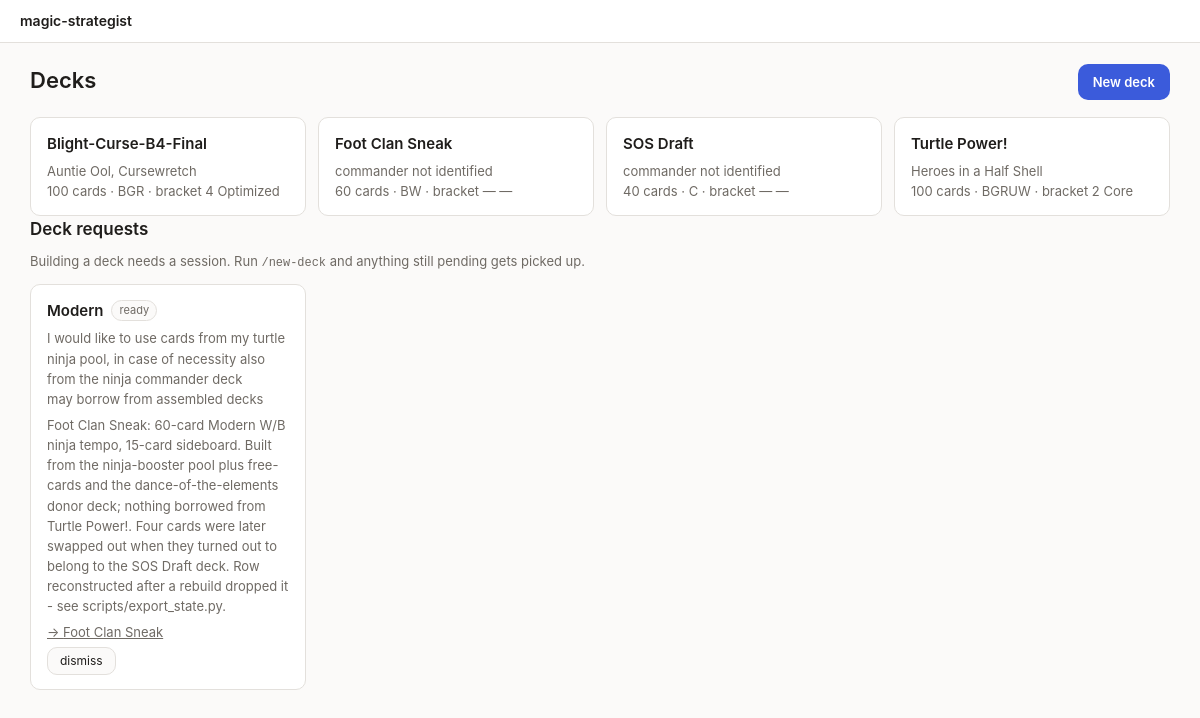
The page / on the database its author committed.
### tables this page shows
CREATE TABLE decks (
    id                  INTEGER PRIMARY KEY,
    location_id         INTEGER NOT NULL UNIQUE REFERENCES locations(id) ON DELETE CASCADE,
    slug                TEXT NOT NULL UNIQUE,
    name                TEXT NOT NULL,
    commander_oracle_id TEXT REFERENCES cards(oracle_id),
    partner_oracle_id   TEXT REFERENCES cards(oracle_id),
    color_identity      TEXT,
    -- commander | pdh | modern | pauper | limited. See scripts/formats.py; the size
    -- and singleton rules differ, so nothing may assume "100 and singleton".
    format              TEXT NOT NULL DEFAULT 'commander'
                        CHECK (format IN ('commander', 'pdh', 'modern', 'pauper', 'limited')),
    target_bracket      INTEGER CHECK (target_bracket BETWEEN 1 AND 5),
    is_registered       INTEGER NOT NULL DEFAULT 0,
    -- active: kept assembled and held to exactly 100.
    -- donor:  cannibalised for parts. Its cards count as available inventory,
    --         its list is not held to 100, and it makes no claim on a card
    --         that an active deck also wants.
    -- retired: kept for the record only.
    -- draft: generated from a deck_request and not yet accepted.
    status              TEXT NOT NULL DEFAULT 'active'
                        CHECK (status IN ('active', 'donor', 'retired', 'draft')),
    notes               TEXT
);

CREATE TABLE cards (
    oracle_id        TEXT PRIMARY KEY,
    name             TEXT NOT NULL,
    mana_cost        TEXT,
    mana_value       REAL,
    type_line        TEXT,
    oracle_text      TEXT,
    power            TEXT,
    toughness        TEXT,
    loyalty          TEXT,
    colors           TEXT,                    -- WUBRG subset, '' = colorless
    color_identity   TEXT NOT NULL DEFAULT '',-- WUBRG subset, sorted
    keywords         TEXT,                    -- JSON array
    layout           TEXT,
    card_faces       TEXT,                    -- JSON array; NULL when single-faced
    legalities       TEXT,                    -- JSON: Scryfall's per-format legality
    is_game_changer  INTEGER NOT NULL DEFAULT 0,
    is_basic_land    INTEGER NOT NULL DEFAULT 0,
    is_token         INTEGER NOT NULL DEFAULT 0,
    is_legendary     INTEGER NOT NULL DEFAULT 0,
    can_be_commander INTEGER NOT NULL DEFAULT 0,
    scryfall_uri     TEXT,
    enriched_at      TEXT
);

CREATE TABLE deck_requests (
    id             INTEGER PRIMARY KEY,
    format         TEXT NOT NULL DEFAULT 'commander'
                   CHECK (format IN ('commander', 'pdh', 'modern', 'pauper', 'limited')),
    colors         TEXT,      -- desired colour identity, e.g. 'BG'; NULL = open
    commander_hint TEXT,      -- a commander he already has in mind
    strategy       TEXT,      -- free text: what the deck should try to do
    -- Whether cards may be taken from decks that are currently assembled.
    -- Pools and donor decks are always fair game.
    allow_borrowing INTEGER NOT NULL DEFAULT 0,
    allow_buying    INTEGER NOT NULL DEFAULT 1,
    notes          TEXT,
    status         TEXT NOT NULL DEFAULT 'pending'
                   CHECK (status IN ('pending', 'building', 'ready', 'dismissed')),
    deck_id        INTEGER REFERENCES decks(id) ON DELETE SET NULL,
    response       TEXT,      -- what the session did, and what it could not do
    created_at     TEXT NOT NULL DEFAULT (datetime('now'))
);

### app/main.py (the view)
@app.get("/", response_class=HTMLResponse)
def index(request: Request):
    conn = q.connect()
    try:
        context = {
            "request": request,
            "decks": q.list_decks(conn),
            "requests": [r for r in q.list_requests(conn) if r["status"] != "dismissed"],
        }
    finally:
        conn.close()
    return templates.TemplateResponse("index.html", context)

### app/templates/index.html (shortened to what this page needs)
{% extends "base.html" %}
{% block content %}
<div class="wrap">
  <div class="page-head">
    <h1>Decks</h1>
    <a class="btn-primary" href="/new">New deck</a>
  </div>
  <div class="deck-list">
    {% for d in decks %}
    <a class="deck-card" href="/deck/{{ d.slug }}">
      <div class="deck-card-head">
        <span class="deck-name">{{ d.name }}</span>
      </div>
      <div class="deck-meta">{{ d.commander or 'commander not identified' }}</div>
      <div class="deck-meta">
        {{ d.size }} cards · {{ d.color_identity or 'C' }} ·
        bracket {{ d.target_bracket or '—' }} {{ d.bracket_name }}
      </div>
    </a>
    {% endfor %}
  </div>
  {% if requests %}
  <section>
    <h2>Deck requests</h2>
    <p class="hint">Building a deck needs a session. Run <code>/new-deck</code> and
      anything still pending gets picked up.</p>
    <div class="deck-list">
      {% for r in requests %}
      <div class="deck-card">
        <div class="deck-card-head">
          <span class="deck-name">{{ r.format_name }}</span>
          <span class="pill {% if r.status == 'pending' %}pill-accent{% else %}pill-muted{% endif %}">{{ r.status }}</span>
        </div>
        {% if r.strategy %}<div class="deck-meta">{{ r.strategy }}</div>{% endif %}
        <div class="deck-meta dim">
          {{ 'may borrow from assembled decks' if r.allow_borrowing else 'pools and donor decks only' }}
        </div>
        {% if r.response %}<p class="proposal-why">{{ r.response }}</p>{% endif %}
        {% if r.deck_slug %}
        <div class="deck-meta"><a href="/deck/{{ r.deck_slug }}">→ {{ r.deck_name }}</a></div>
        {% endif %}
        <form method="post" action="/api/request/{{ r.id }}/dismiss" class="form-actions">
          <button type="submit">dismiss</button>
        </form>
      </div>
      {% endfor %}
    </div>
  </section>
  {% endif %}
</div>
{% endblock %}

### app/templates/base.html (shortened to what this page needs)
<!doctype html>
<html lang="en">
<head>
  <link rel="stylesheet" href="{{ asset('app.css') }}">
</head>
<body>
  <div class="stickyhead">
    <header class="topbar">
      <a href="/" class="brand">magic-strategist</a>
    </header>
  </div>
  <main>{% block content %}{% endblock %}</main>
</body>
</html>

### app/static/app.css (style rules this page uses)
:root { --bg: #fbfaf9; --surface: #ffffff; --border: #e3e0dc; --text: #1f1d1b; --muted: #6f6a64; --dim: #98928a; --cut: #b3261e; --cut-bg: #fdecea; --add: #1e6b3a; --add-bg: #e8f5ec; --warn: #8a5a00; --warn-bg: #fdf3e0; --accent: #3b5bdb; --accent-bg: #eef1fd; --radius: 10px; }
* { box-sizing: border-box; }
body { margin: 0; background: var(--bg); color: var(--text); font: 15px/1.55 -apple-system, BlinkMacSystemFont, "Segoe UI", Roboto, sans-serif; }
h1 { font-size: 22px; font-weight: 600; margin: 0 0 4px; }
h2 { font-size: 17px; font-weight: 600; margin: 0 0 8px; }
a { color: inherit; }
.dim { color: var(--dim); font-weight: 400; }
.hint { color: var(--muted); font-size: 13px; margin: 0 0 12px; }
.wrap { max-width: 1180px; margin: 0 auto; padding: 20px 20px 80px; }
section { margin-bottom: 34px; }
.stickyhead { position: sticky; top: 0; z-index: 20; background: var(--surface); }
.topbar { display: flex; align-items: center; gap: 14px; padding: 10px 20px; background: var(--surface); border-bottom: 1px solid var(--border); }
.brand { font-weight: 600; text-decoration: none; font-size: 14px; }
.page-head { display: flex; align-items: center; justify-content: space-between; gap: 16px; margin-bottom: 16px; }
.banner code, .hint code { font-family: ui-monospace, SFMono-Regular, Menlo, monospace; font-size: .92em; }
.btn-primary { font: inherit; font-size: 13px; font-weight: 600; padding: 7px 14px; cursor: pointer; border-radius: var(--radius); border: 1px solid transparent; background: var(--accent); color: #fff; text-decoration: none; display: inline-block; }
.form-actions { display: flex; gap: 10px; align-items: center; margin-top: 4px; }
.form-actions button { font: inherit; font-size: 12px; padding: 4px 12px; border-radius: var(--radius); border: 1px solid var(--border); background: var(--bg); color: var(--text); cursor: pointer; }
.deck-list { display: grid; grid-template-columns: repeat(auto-fill, minmax(260px, 1fr)); gap: 12px; }
.deck-card { display: block; text-decoration: none; background: var(--surface); border: 1px solid var(--border); border-radius: var(--radius); padding: 14px 16px; }
.deck-card-head { display: flex; align-items: center; gap: 8px; flex-wrap: wrap; margin-bottom: 6px; }
.deck-name { font-weight: 600; }
.deck-meta { color: var(--muted); font-size: 13px; }
.pill { font-size: 11px; padding: 1px 7px; border-radius: 20px; border: 1px solid var(--border); color: var(--muted); }
.pill-muted { background: var(--bg); }
.proposal-why { font-size: 13px; color: var(--muted); margin: 6px 0; }

### rows shown on the page
decks: name "Blight-Curse-B4-Final", name "Auntie Ool, Cursewretch", size "100", color_identity "BGR", target_bracket "4", bracket_name "Optimized"
decks: name "Foot Clan Sneak", commander "commander not identified", size "60", color_identity "BW", target_bracket "—", bracket_name "—"
decks: name "SOS Draft", commander "commander not identified", size "40", color_identity "C", target_bracket "—", bracket_name "—"
decks: name "Turtle Power!", name "Heroes in a Half Shell", size "100", color_identity "BGRUW", target_bracket "2", bracket_name "Core"
deck_requests: format_name "Modern", status "ready", strategy "I would like to use cards from my turtle ninja pool, in case of necessity also from the ninja commander deck", allow_borrowing "may borrow from assembled decks", response "Foot Clan Sneak: 60-card Modern W/B ninja tempo, 15-card sideboard. Built from the ninja-booster pool plus free-cards and the dance-of-the-elements donor deck; nothing borrowed from Turtle Power!. Four cards were later swapped out when they turned out to belong to the SOS Draft deck. Row reconstructed after a rebuild dropped it - see scripts/export_state.py.", deck_name "Foot Clan Sneak"
